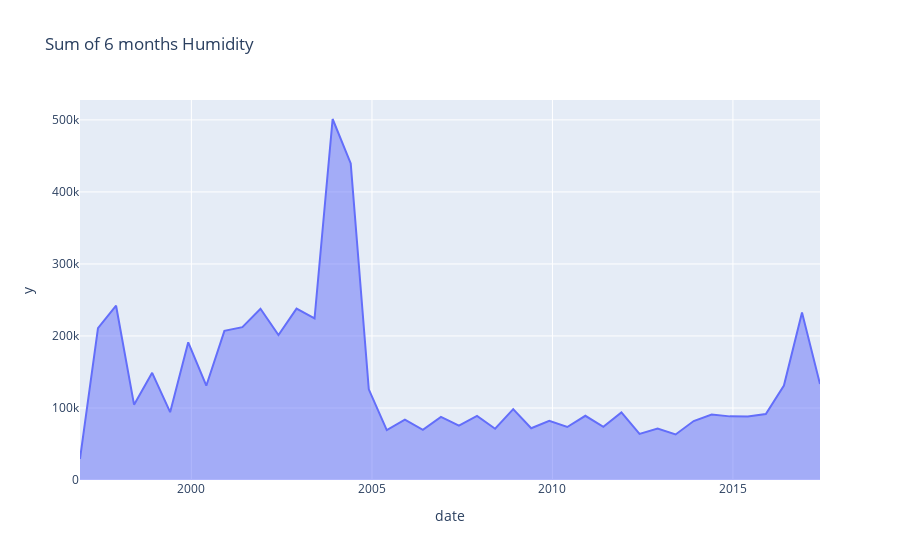

The notebook cell this image was saved under:
### Code cell
result2 = df['Humidity'].resample('6ME').sum()
px.area(result2, result2.index, result2.values,title= "Sum of 6 months Humidity")

### Figure 1 — Plotly figure (JSON) as saved in the notebook; plotly's stock layout.template omitted (floating-point values rounded to 4 significant figures)
{"data": [{"fillpattern": {"shape": ""}, "hovertemplate": "date=%{x}<br>y=%{y}<extra></extra>", "legendgroup": "", "line": {"color": "#636efa"}, "marker": {"symbol": "circle"}, "mode": "lines", "name": "", "orientation": "v", "showlegend": false, "stackgroup": "1", "type": "scatter", "x": ["1996-11-30T00:00:00", "1997-05-31T00:00:00", "1997-11-30T00:00:00", "1998-05-31T00:00:00", "1998-11-30T00:00:00", "1999-05-31T00:00:00", "1999-11-30T00:00:00", "2000-05-31T00:00:00", "2000-11-30T00:00:00", "2001-05-31T00:00:00", "2001-11-30T00:00:00", "2002-05-31T00:00:00", "2002-11-30T00:00:00", "2003-05-31T00:00:00", "2003-11-30T00:00:00", "2004-05-31T00:00:00", "2004-11-30T00:00:00", "2005-05-31T00:00:00", "2005-11-30T00:00:00", "2006-05-31T00:00:00", "2006-11-30T00:00:00", "2007-05-31T00:00:00", "2007-11-30T00:00:00", "2008-05-31T00:00:00", "2008-11-30T00:00:00", "2009-05-31T00:00:00", "2009-11-30T00:00:00", "2010-05-31T00:00:00", "2010-11-30T00:00:00", "2011-05-31T00:00:00", "2011-11-30T00:00:00", "2012-05-31T00:00:00", "2012-11-30T00:00:00", "2013-05-31T00:00:00", "2013-11-30T00:00:00", "2014-05-31T00:00:00", "2014-11-30T00:00:00", "2015-05-31T00:00:00", "2015-11-30T00:00:00", "2016-05-31T00:00:00", "2016-11-30T00:00:00", "2017-05-31T00:00:00"], "xaxis": "x", "y": [29241, 210871, 241998, 104610, 148792, 94237, 191191, 130901, 207115, 212220, 237707, 201226, 237976, 224262, 501254, 439645, 125947, 69288, 83793, 69582, 87536, 75580, 88899, 71231, 98343, 71816, 82172, 73626, 89161, 73859, 93846, 63964, 71398, 63273, 81857, 90997, 88346, 88081, 91616, 131174, 232500, 133310], "yaxis": "y"}], "layout": {"legend": {"tracegroupgap": 0}, "title": {"text": "Sum of 6 months Humidity"}, "xaxis": {"anchor": "y", "domain": [0, 1], "title": {"text": "date"}}, "yaxis": {"anchor": "x", "domain": [0, 1], "title": {"text": "y"}}}}
